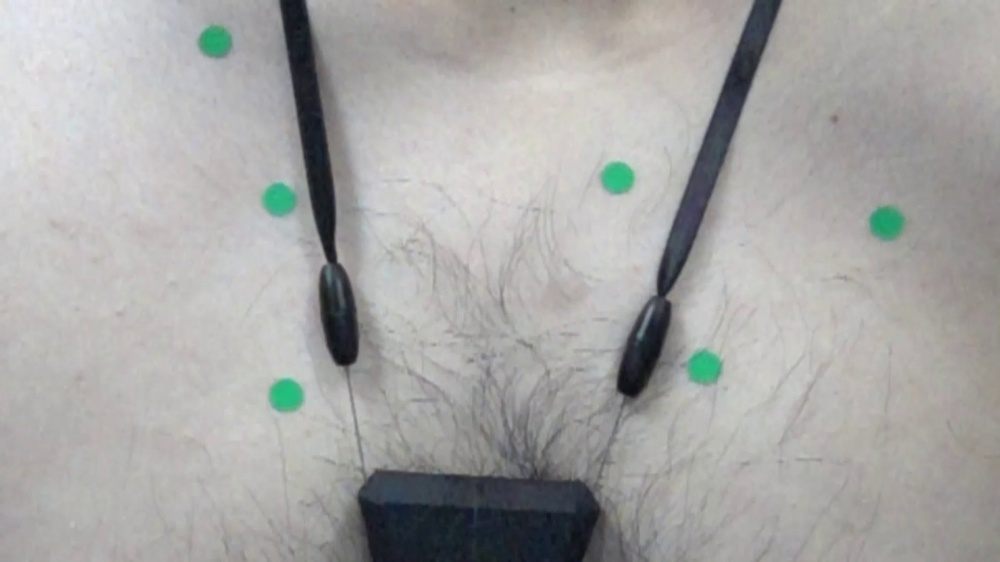
#> input picture First/python/output/img.jpg, 1000 x 562 px, shrunk from 1920 x 1080 before the run
$ python result_draw.py
#> lines starting #> are read from the running program, lines starting #| are printed output that depends on the picture; after the words box and inside, x2 and y2 are one past the last pixel; in counts of white or black regions, pixels touching at a corner belong together
#> further down, img is the input picture: shape (562, 1000, 3); mean B, G, R 165.9, 167.5, 167.7
# 静止画を色を元に二値化し、重心の座標や面積などを記載した画像を出力するプログラム

import cv2
import numpy as np
import sys

def color_detect(img):

    s_min = 100  # satulartion、範囲が大きい→明るい方までカバー、0だとグレースケール
    v_min = 100  # value, 範囲が大きい→暗い方までカバー

    # HSV色空間に変換
    hsv = cv2.cvtColor(img, cv2.COLOR_BGR2HSV)
#> hsv: shape (562, 1000, 3); mean H, S, V 52.4, 13.1, 170.4

    # 緑HSVの値域1
    hsv_min = np.array([30, s_min, v_min])
    hsv_max = np.array([90, 255, 255])
    # 1 or 0 に変換,指定した範囲内で dst = cv2.inRange(src, lowerb, upperb[, dst])
    mask1 = cv2.inRange(hsv, hsv_min, hsv_max)
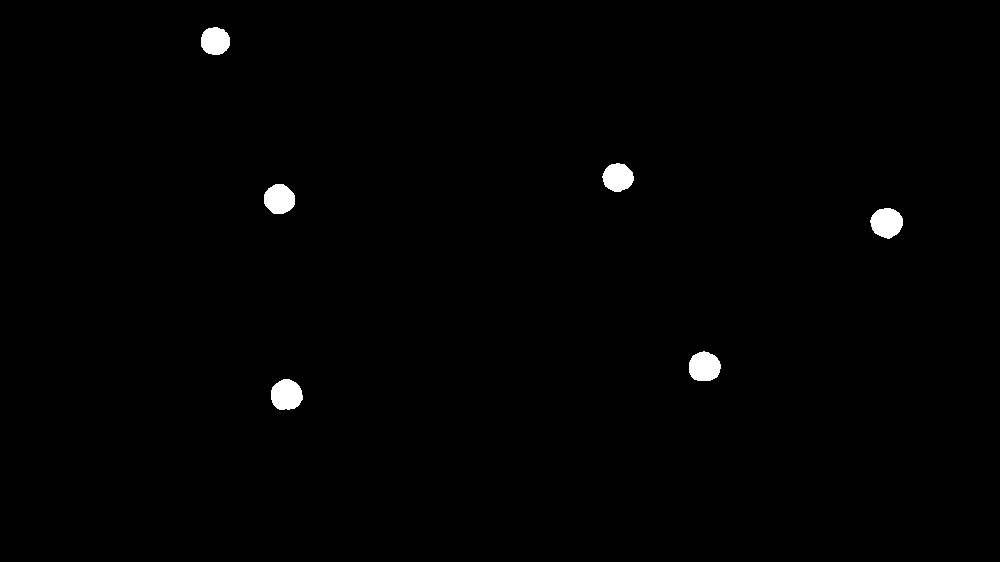
#> mask1: shape (562, 1000); 0.78% white; 6 white regions, box (x1, y1, x2, y2) and area: (271, 379, 303, 410) 785, (870, 208, 903, 239) 767, (689, 351, 721, 381) 765, (264, 184, 295, 214) 734, (602, 163, 634, 192) 693, (201, 27, 230, 55) 654

    # # 赤色のHSVの値域2
    # hsv_min = np.array([245,s_min,v_min])
    # hsv_max = np.array([255,255,255])
    # mask2 = cv2.inRange(hsv, hsv_min, hsv_max)

    # 2つのマスク画像を加算（255を跨げないので二つ用意している）
    # 跨ぐ必要が無い場合は一つでおk
    mask = mask1  # + mask2

    # 膨張・収縮処理で10ビットマップのノイズ低減
    kernel = np.ones((6, 6), np.uint8)
    mask = cv2.dilate(mask, kernel)
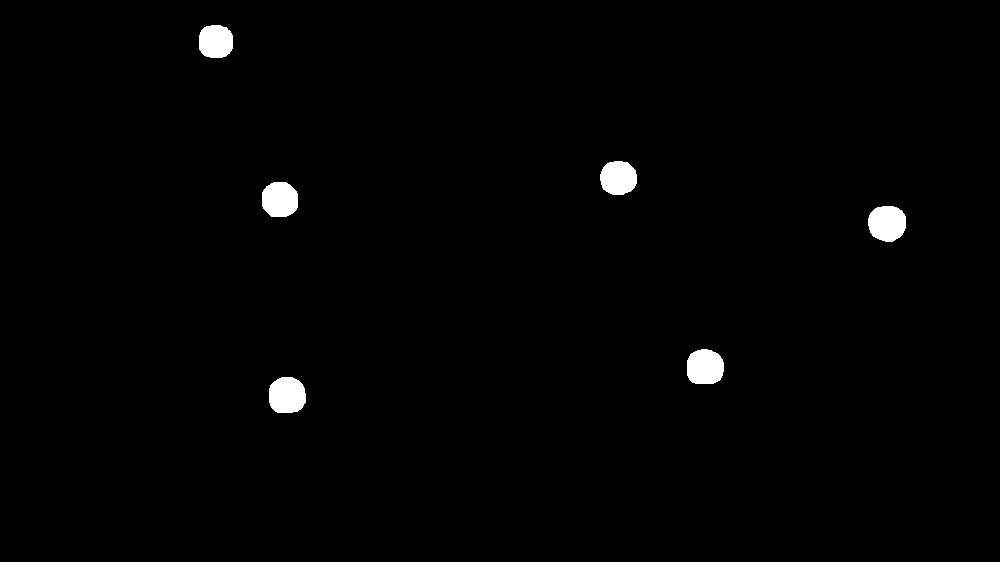
#> mask: shape (562, 1000); 1.1% white; 6 white regions, box (x1, y1, x2, y2) and area: (269, 377, 306, 413) 1127, (868, 206, 906, 242) 1112, (687, 349, 724, 384) 1100, (262, 182, 298, 217) 1064, (600, 161, 637, 195) 1023, (199, 25, 233, 58) 964
    mask = cv2.erode(mask, kernel)
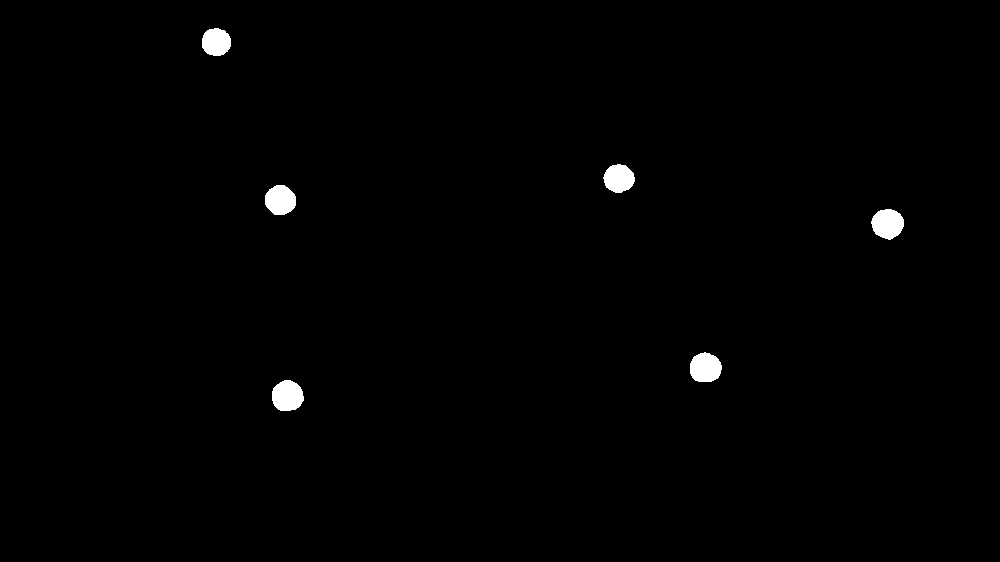
#> mask: shape (562, 1000); 0.78% white; 6 white regions, box (x1, y1, x2, y2) and area: (272, 380, 304, 411) 787, (871, 209, 904, 240) 767, (690, 352, 722, 382) 765, (265, 185, 296, 215) 734, (603, 164, 635, 193) 693, (202, 28, 231, 56) 654

    return mask
def calc_max_point(mask):
    if np.count_nonzero(mask) <= 0:
        return(-20, -20)

    # ラベリング処理
    label = cv2.connectedComponentsWithStats(mask)
    data = np.delete(label[2], 0, 0)
#> data = [[202, 28, 29, 28, 654], [603, 164, 32, 29, 693], [265, 185, 31, 30, 734], [871, 209, 33, 31, 767], [690, 352, 32, 30, 765], [272, 380, 32, 31, 787]]
    # [13 lines of commented-out code are left out]
    n = label[0] - 1
#> n = 6
    center = np.delete(label[3], 0, 0)
#> center = [[215.8, 41.68], [618.5, 178], [279.9, 199.7], [887.3, 223.4], [705, 367.4], [287.1, 395.6]]

    # bugCount = 0

    # np.savetxt("labeling_data.csv", np.array(center), delimiter=",")
    return n, center, data
radius = [74,61,64,67,80,51]
# 画像の読み込み
img = cv2.imread('./output/img.jpg')
# 色に寄ってマスク
masked = color_detect(img)
n, center, data = calc_max_point(masked)  # 各マスクの重心
#> n = 6

# オブジェクト情報を利用してラベリング結果を表示
for i in range(0, n):
    # # 中心座標に赤丸を描く
    img_circle = cv2.circle(img, (int(center[i, 0]), int(center[i, 1])), radius[i], (0, 0, 255), 1)
    cv2.putText(img, "ID:" + str(i + 1), (int(center[i, 0]) - 30, int(center[i, 1]) + 70), cv2.FONT_HERSHEY_PLAIN, 2, (0, 255, 255))
#> this loop made 6 passes
#> pass 2, `img_circle = cv2.circle(img, (int(center[i, 0]), int(center[i, 1])), r..`:
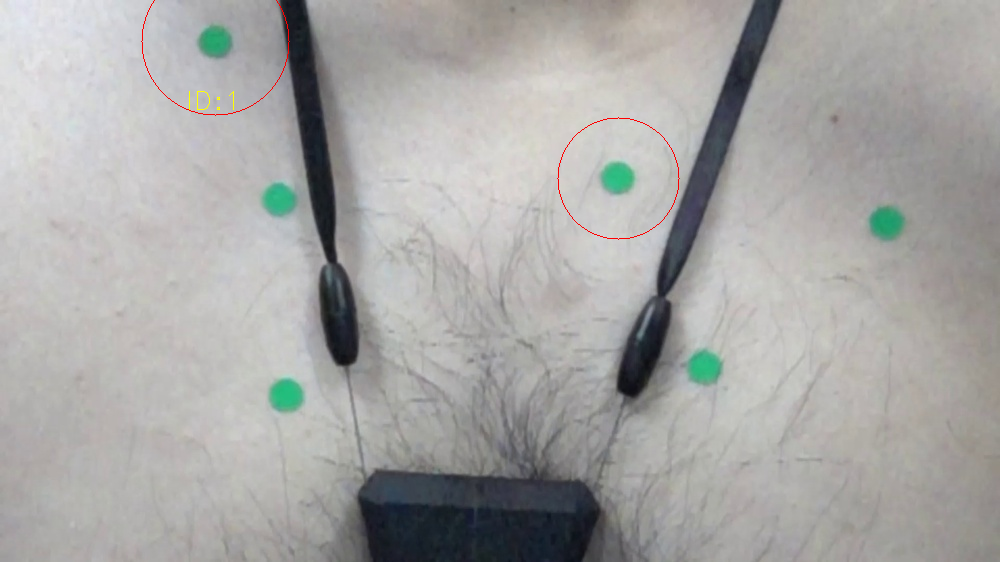
#> img_circle: shape (562, 1000, 3); mean B, G, R 165.7, 167.3, 167.8
#> pass 3, `img_circle = cv2.circle(img, (int(center[i, 0]), int(center[i, 1])), r..`:
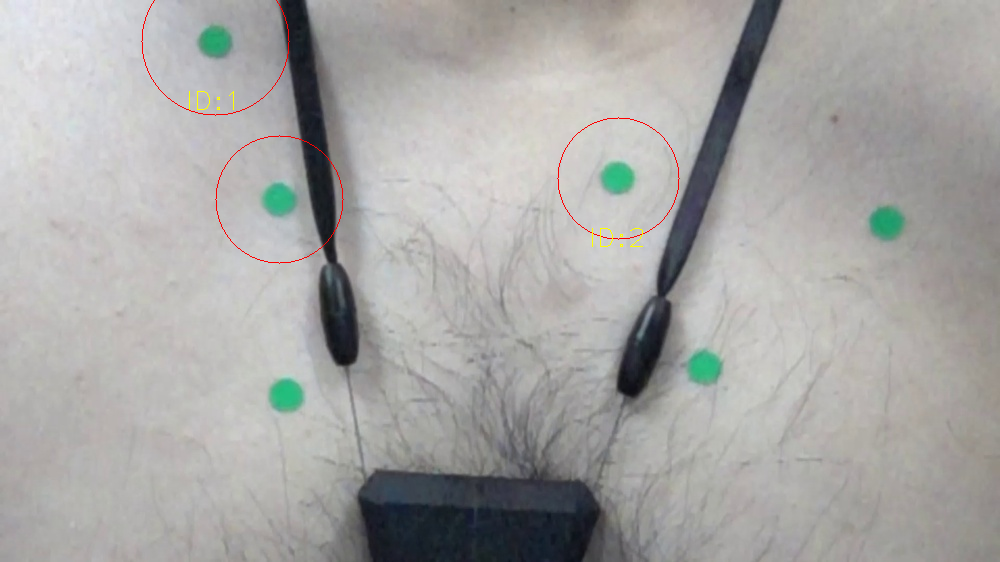
#> img_circle: shape (562, 1000, 3); 0.09% of pixels changed, all inside (x1, y1, x2, y2) = (215, 135, 643, 264)
#> after the loop:
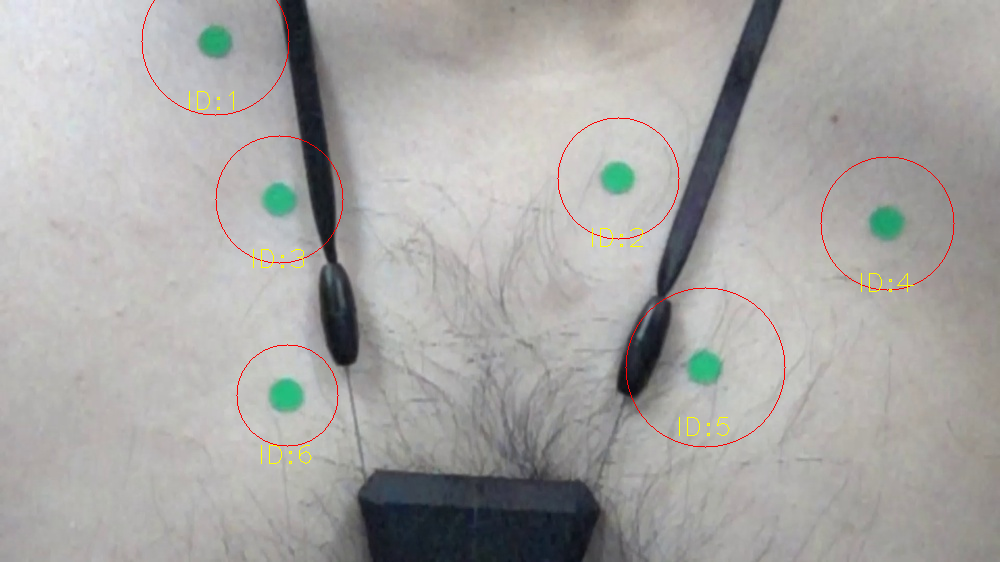
#> img: shape (562, 1000, 3); 0.51% of pixels changed, all inside (x1, y1, x2, y2) = (141, 0, 955, 464)

# 画像の保存
cv2.imwrite('./output/img_draw.jpg', img)
